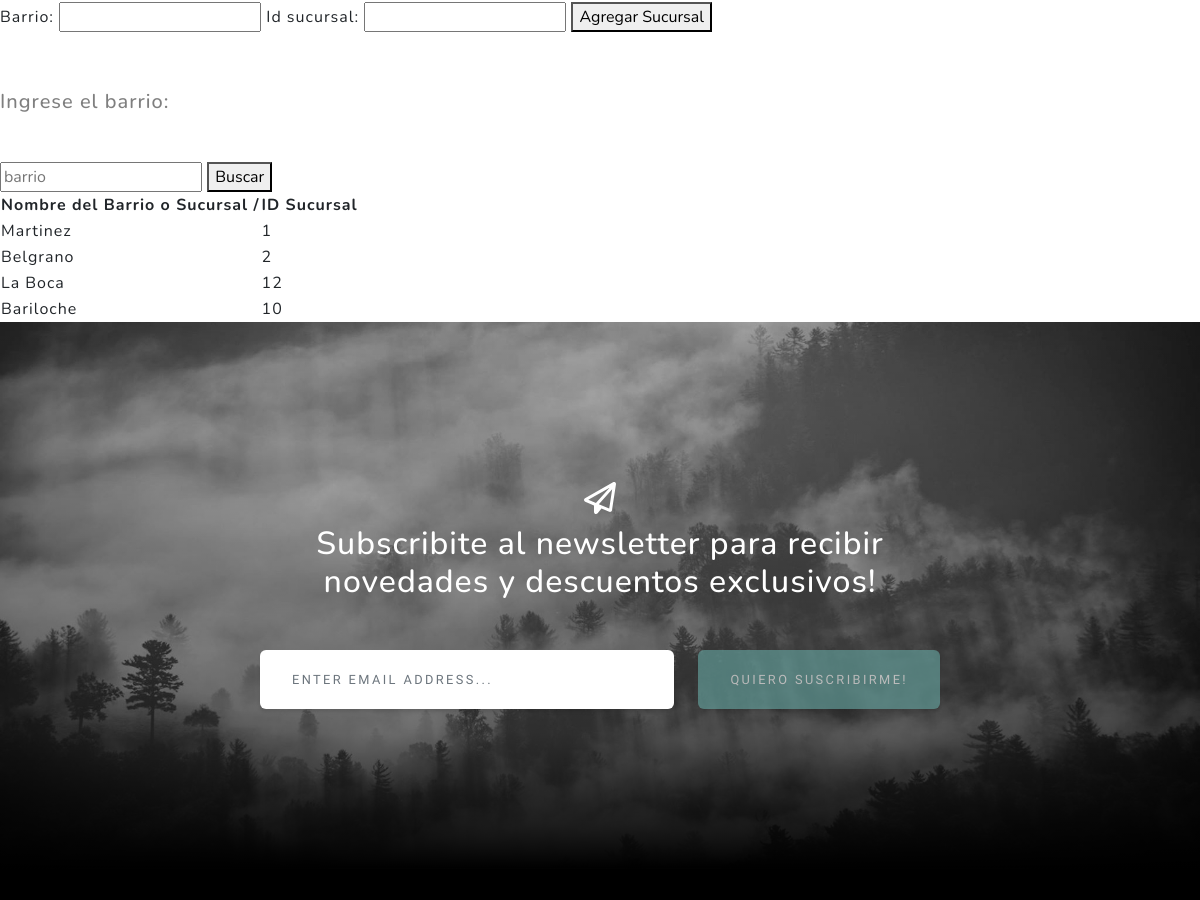
The page /sucursales/ (middle part) on the database as committed earlier.
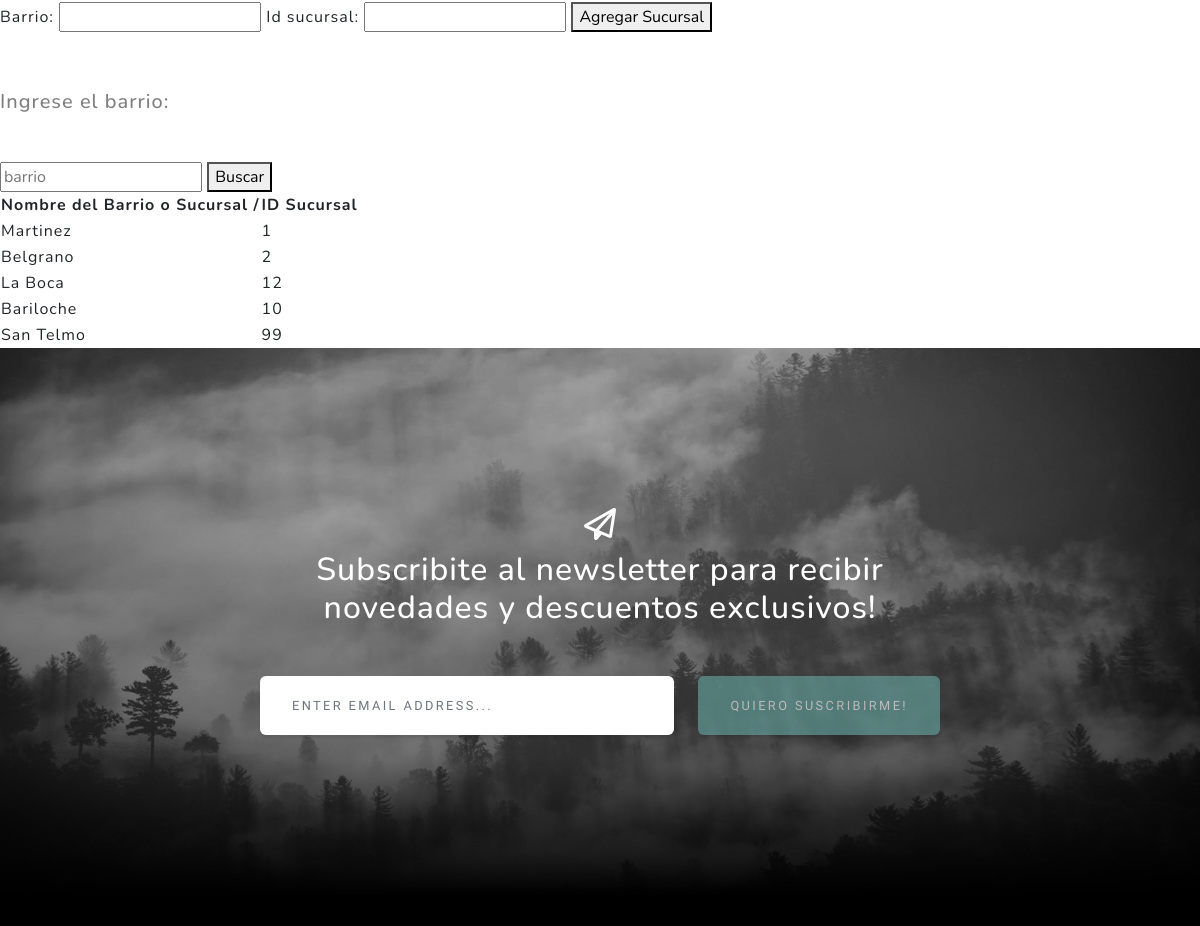
The same page on the database as committed later.
### AppGoldenCafe/models.py (models this page shows)
class Sucursal(models.Model):
    barrio = models.CharField(max_length=30)
    id_sucursal = models.IntegerField()

### AppGoldenCafe/views.py (the view)
# urls.py: path('sucursales/', views.sucursal, name='sucursales'),
def sucursal(request):
    sucursales = Sucursal.objects.all()
    miFormulario = sucursalFormulario()
    if request.method == "POST":
        if 'agregar_sucursal' in request.POST:
            miFormulario = sucursalFormulario(request.POST)
            if miFormulario.is_valid():
                sucursal = Sucursal(barrio=miFormulario.cleaned_data['barrio'], id_sucursal=miFormulario.cleaned_data['id_sucursal'])
                sucursal.save()
                return redirect('sucursales')
            else:
                return render(request, "AppGoldenCafe/sucursal.html", {'form': miFormulario})
        elif 'buscar_sucursal' in request.POST:
            miFormulario = sucursalFormulario()
            barrio = request.POST.get('barrio')
            if barrio:
                sucursales = Sucursal.objects.filter(barrio__iexact=barrio)
                if sucursales:
                    return render(request,"AppGoldenCafe/sucursal.html", {'sucursales': sucursales, 'barrio': barrio})
                else:
                    mensaje = "La sucursal ingresada no existe."
                    return render(request, "AppGoldenCafe/sucursal.html", {'mensaje': mensaje, 'form': miFormulario})
            else:
                mensaje = "Por favor, ingresa un barrio pedido para buscar la sucursal."
                return render(request, "AppGoldenCafe/sucursal.html", {'mensaje': mensaje, 'form': miFormulario})
        else:
            miFormulario = sucursalFormulario()
            return render(request, "AppGoldenCafe/sucursal.html", {'form': miFormulario})
    else:
        miFormulario = sucursalFormulario()
        return render(request, "AppGoldenCafe/sucursal.html", {'sucursales': sucursales, 'form': miFormulario})

### AppGoldenCafe/forms.py
class sucursalFormulario(forms.Form):
    barrio = forms.CharField(max_length=30)
    id_sucursal = forms.IntegerField()

### AppGoldenCafe/templates/appgoldencafe/sucursal.html (shortened to what this page needs)
<!DOCTYPE html>
<html lang="en">
<head>
</head>
<body>
{% extends "AppGoldenCafe/padre.html" %}
{% load static %}
{% block contenidoQueCambia %}
    <section>
        <form method="post">
            {{ form.as_table }}
            <button type="submit" name="agregar_sucursal">Agregar Sucursal</button>
        </form>
    </section>
    <div style="height: 50px;"></div>
    <section>
        <h2 class="text-black-50 mx-auto mt-2 mb-5" style="border-color: antiquewhite; font-size: 20px;">Ingrese el barrio:</h2>
        <form method="post">
            <input type="text" name="barrio" placeholder="barrio">
            <button type="submit" name="buscar_sucursal">Buscar</button>
        </form>
        {% if sucursales %}
            <table>
                <thead>
                    <tr>
                        <th> Nombre del Barrio o Sucursal /</th>
                        <th> ID Sucursal </th>
                        </tr>
                </thead>
                <tbody>
                    {% for sucursal in sucursales %}
                        <tr>
                            <td>{{ sucursal.barrio }}</td>
                            <td>{{ sucursal.id_sucursal }}</td>
                            </tr>
                    {% endfor %}
                </tbody>
            </table>
        {% else %}
            {{ mensaje }}
        {% endif %}
    </section>
{% endblock %}

Rows that differ between the two databases and show on the page:
added Sucursal: barrio "San Telmo", id_sucursal "99"
